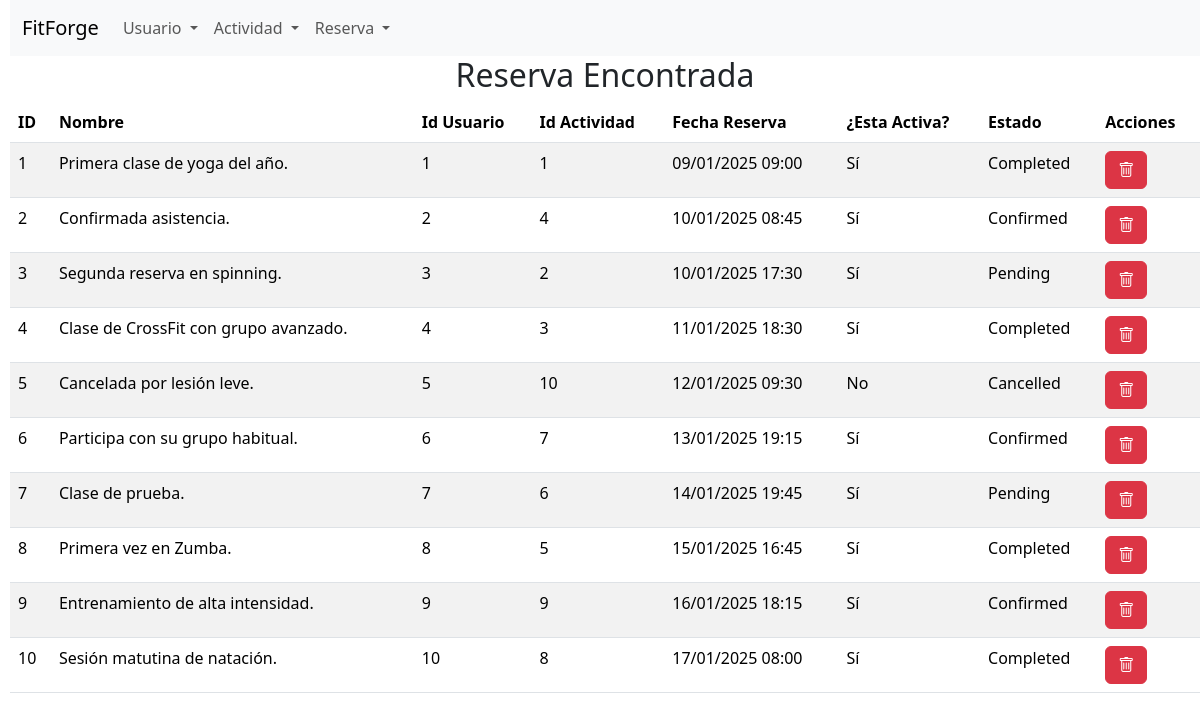
The page /proceso_buscar_reserva_por_nombre.php on the database as committed earlier.
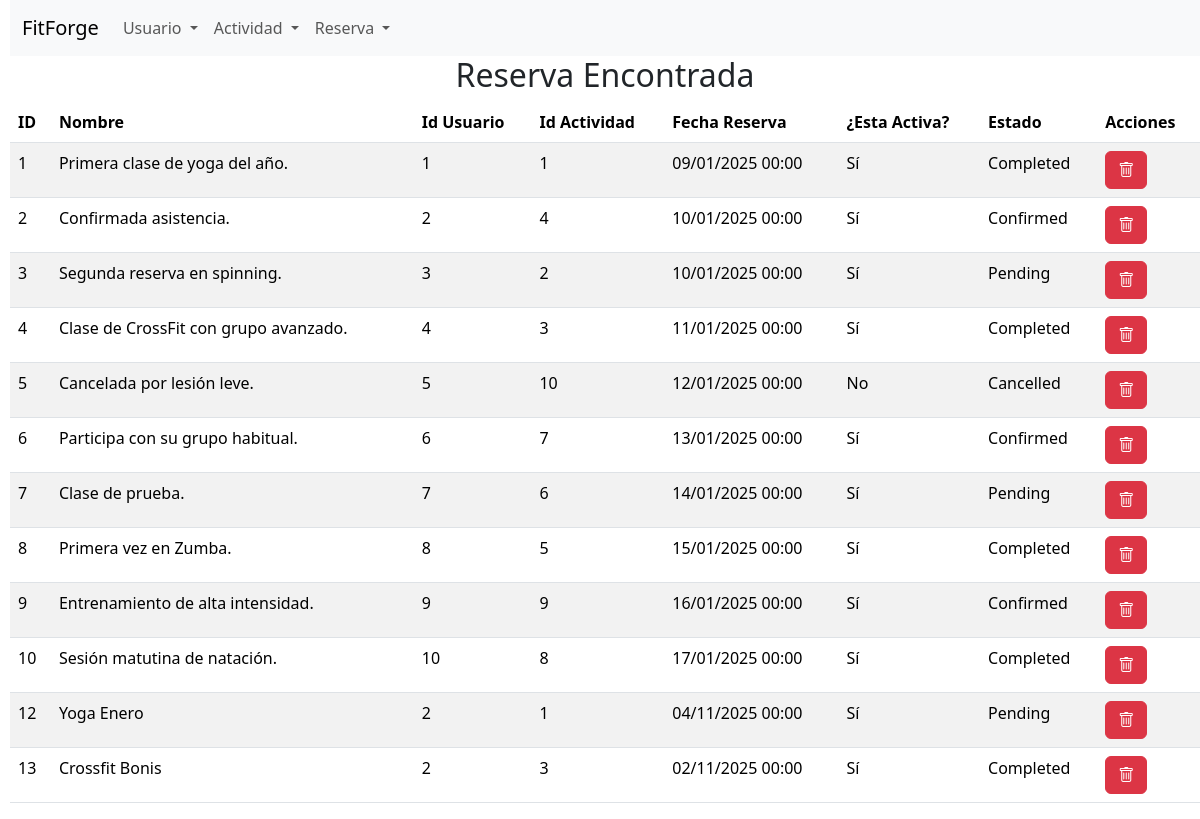
The same page on the database as committed later.
### tables this page shows
CREATE TABLE `reservation` (
  `id_reservation` int NOT NULL,
  `name` varchar(40) NOT NULL,
  `id_user` int NOT NULL,
  `id_activity` int NOT NULL,
  `reservation_date` date NOT NULL,
  `is_active` tinyint(1) NOT NULL,
  `status` enum('pending','confirmed','cancelled','completed') NOT NULL
);

### proceso_buscar_reserva_por_nombre.php (the view, shortened to what this page needs)
<?php
$conexion = obtenerConexion();
$nombre_reserva = $_GET['name_reservation'];
$sql = "SELECT r.id_reservation, r.name AS name_reservation, r.id_user, r.id_activity, r.reservation_date, r.is_active, status
        FROM reservation r
        WHERE r.name LIKE '%$nombre_reserva%';";
$resultado = mysqli_query($conexion, $sql);
if (mysqli_num_rows($resultado) > 0) {
    $mensaje = "<h2 class='text-center'>Reserva Encontrada</h2>";
    $mensaje .= "<table class='table table-striped'>";
    $mensaje .= "<thead><tr><th>ID</th><th>Nombre</th><th>Id Usuario</th><th>Id Actividad</th><th>Fecha Reserva</th><th>¿Esta Activa?</th><th>Estado</th><th>Acciones</th></tr></thead>";
    $mensaje .= "<tbody>";
    while ($fila = mysqli_fetch_assoc($resultado)) {
        $mensaje .= "<tr>";
        $mensaje .= "<td>" . $fila['id_reservation'] . "</td>";
        $mensaje .= "<td>" . $fila['name_reservation'] . "</td>";
        $mensaje .= "<td>" . $fila['id_user'] . "</td>";
        $mensaje .= "<td>" . $fila['id_activity'] . "</td>";
        $mensaje .= "<td>" . date("d/m/Y H:i", strtotime($fila['reservation_date'])) . "</td>";
        $mensaje .= "<td>" . ($fila['is_active'] ? 'Sí' : 'No') . "</td>";
        $mensaje .= "<td>" . ucfirst($fila['status']) . "</td>";
        $mensaje .= "<td><form action='proceso_borrar_reserva.php' method='post'>
                        <input type='hidden' name='id_reservation' value='" . $fila['id_reservation'] . "' />
                        <button type='submit' name='btnBorrar' class='btn btn-danger'>
                            <i class='bi bi-trash'></i>
                        </button>
                    </form></td>";
        $mensaje .= "</tr>";
    }
    $mensaje .= "</tbody></table>";
} else {
    $mensaje = "<h2 class='text-center mt-5'>No hay reservas con el nombre $nombre_reserva</h2>";
}
echo $mensaje;

Rows that differ between the two databases and show on the page:
changed reservation "Primera clase de yoga del año.": reservation_date "09/01/2025 09:00" → "09/01/2025 00:00"
changed reservation "Confirmada asistencia.": reservation_date "10/01/2025 08:45" → "10/01/2025 00:00"
changed reservation "Segunda reserva en spinning.": reservation_date "10/01/2025 17:30" → "10/01/2025 00:00"
changed reservation "Clase de CrossFit con grupo avanzado.": reservation_date "11/01/2025 18:30" → "11/01/2025 00:00"
changed reservation "Cancelada por lesión leve.": reservation_date "12/01/2025 09:30" → "12/01/2025 00:00"
changed reservation "Participa con su grupo habitual.": reservation_date "13/01/2025 19:15" → "13/01/2025 00:00"
changed reservation "Clase de prueba.": reservation_date "14/01/2025 19:45" → "14/01/2025 00:00"
changed reservation "Primera vez en Zumba.": reservation_date "15/01/2025 16:45" → "15/01/2025 00:00"
changed reservation "Entrenamiento de alta intensidad.": reservation_date "16/01/2025 18:15" → "16/01/2025 00:00"
changed reservation "Sesión matutina de natación.": reservation_date "17/01/2025 08:00" → "17/01/2025 00:00"
added reservation: id_reservation "12", name "Yoga Enero", id_user "2", id_activity "1", reservation_date "04/11/2025 00:00", is_active "Sí", status "Pending"
added reservation: id_reservation "13", name "Crossfit Bonis", id_user "2", id_activity "3", reservation_date "02/11/2025 00:00", is_active "Sí", status "Completed"
